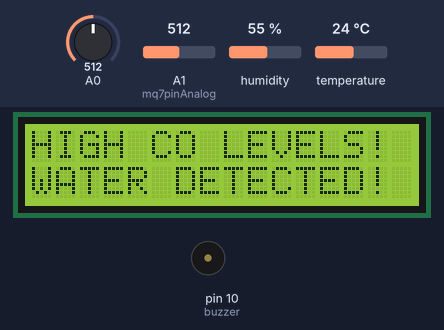
A sketch run on a simulated Arduino Uno, built with avr-gcc and run on an emulated ATmega328P. On the bench: 16×2 character LCD, buzzer (waves = sounding). The inputs (shaded band) are chosen by the test bench; at power-on: A1 (mq7pinAnalog) = 512, A0 = 512, humidity 55 %, temperature 24 °C. What the sketch prints to the serial monitor is not drawn.

Above: at 1.2 s.
1.3 s: A1 (mq7pinAnalog) set to 418
9.8 s: A1 (mq7pinAnalog) set to 391
At 13.2 s:
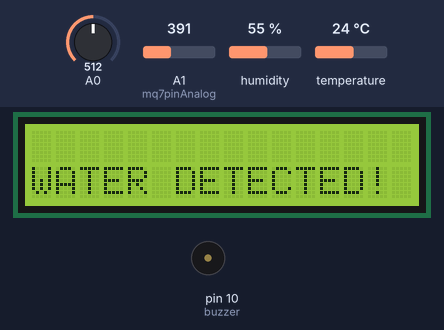
16.0 s: A0 set to 688
18.7 s: A0 set to 712
At 19.7 s:
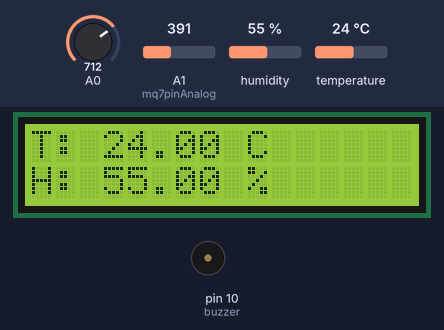
21.1 s: A1 (mq7pinAnalog) set to 710
At 22.3 s:
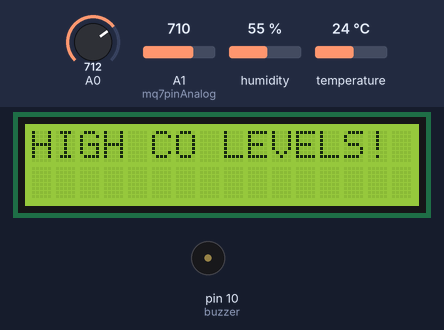
25.0 s: A1 (mq7pinAnalog) set to 306
At 25.7 s:
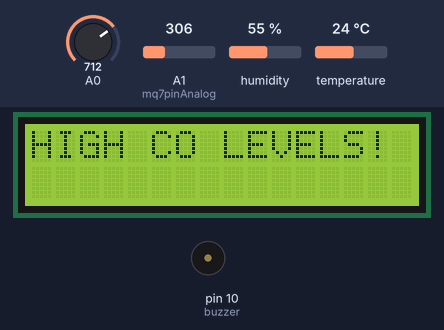
Timing chart, 0 to 28.0 s (numbered marks = the images above; inputs shaded):
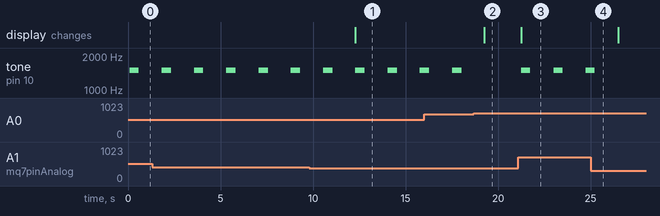

The sketch:

arduino_src.ino
```cpp
#include "DHT.h"
#include <LiquidCrystal.h>
#include <SoftwareSerial.h>
#include <ArduinoJson.h>

#define dhtPin 12
#define dhtType DHT11

DHT dht(dhtPin, dhtType);
LiquidCrystal lcd(2,3,4,5,6,7);
SoftwareSerial nodemcu(8, 9);

float humidityVal;
float tempValC;
int buzzer = 10;

int mq7pinAnalog = A1;
int mq7valueAnalog = 0;
int mq7pinDigital = 8;
int mq7valueDigital = 0;

int repetitions = 0;
int waterAlertStatus = 0;
int coAlertStatus = 0;

void setup() {
  Serial.begin(9600);
  nodemcu.begin(9600);
  dht.begin();
  lcd.begin(16,2);
}

void loop() {

  StaticJsonBuffer<256> jsonBuffer;
  JsonObject& data = jsonBuffer.createObject();

  humidityVal = dht.readHumidity();
  tempValC = dht.readTemperature();

  mq7valueAnalog = analogRead(A1) ;
  mq7valueDigital = digitalRead(mq7pinDigital);

  int rainDetectorVal = analogRead(A0);

  if(isnan(humidityVal) || isnan(tempValC)) {
    Serial.println("Reading DHT sensor failed!");
    return;
  }

  if(mq7valueAnalog >= 400 || rainDetectorVal <= 700 || tempValC <= 15 || tempValC >= 30) {
    if(mq7valueAnalog >= 400 && rainDetectorVal <= 700) {
      if(waterAlertStatus == 0 && coAlertStatus == 0) lcd.clear();
      lcd.setCursor(0,0);
      lcd.print("HIGH CO LEVELS!");
      lcd.setCursor(0,1);
      lcd.print("WATER DETECTED!");
      coAlertStatus = 1;
      waterAlertStatus = 1;
    }else if(mq7valueAnalog >= 400) {
      if(waterAlertStatus == 0 || coAlertStatus == 0) lcd.clear();
      lcd.setCursor(0,0);
      lcd.print("HIGH CO LEVELS!");
      coAlertStatus = 1;
      waterAlertStatus = 0;
    } else if(rainDetectorVal <= 700) {
     if(waterAlertStatus == 0 || coAlertStatus == 0) lcd.clear();
      lcd.setCursor(0,1);
      lcd.print("WATER DETECTED!");
      waterAlertStatus = 1;
      coAlertStatus = 0;
    }
    tone(buzzer, 1500);
    delay(500);
    noTone(buzzer);
    delay(500);
  } else {
    if(coAlertStatus == 1 || waterAlertStatus == 1) lcd.clear();
    printToLcd(tempValC, humidityVal, rainDetectorVal);
    waterAlertStatus = 0;
    coAlertStatus = 0;
  }

  printToSerial(tempValC, humidityVal, rainDetectorVal, mq7valueAnalog, mq7valueDigital);

  data["humidity"] = humidityVal;
  data["temperature"] = tempValC;
  data["rain"] = rainDetectorVal;
  data["coAnalog"] = mq7valueAnalog;
  data["coDigital"] = mq7valueDigital;
  if(repetitions == 100 || coAlertStatus == 1 || waterAlertStatus == 1) {
    data.printTo(nodemcu);
    jsonBuffer.clear();
    repetitions = 0;
  }

  delay(600);
  repetitions += 1;
}

void printToLcd(double tempValC, double humidityVal, double rainDetectorVal) {
  lcd.setCursor(0,0);
  lcd.print("T: ");
  lcd.print(tempValC);
  lcd.print(" C ");
  lcd.setCursor(0,1);
  lcd.print("H: ");
  lcd.print(humidityVal);
  lcd.print(" %");

}

void printToSerial(double tempValC, double humidityVal, double rainDetectorVal, double mq7valueAnalog, double mq7valueDigital) {
  Serial.print("Humidity: ");
  Serial.print(humidityVal);
  Serial.print(" %\t");

  Serial.print("Temperature: ");
  Serial.print(tempValC);
  Serial.print(" C\t");

  Serial.print("Rain detection: ");
  Serial.print(rainDetectorVal);

  Serial.print("\tCO sensor value: ");
  Serial.print(mq7valueAnalog);

  Serial.print("\tCO sensor DIGITAL: ");
  Serial.print(mq7valueDigital);

  Serial.println("");

}
```

Measured:
- the behaviour switches between 400 and 399 on A1 (mq7pinAnalog) (found by bisection; images 0 and 1)
- the behaviour switches between 700 and 701 on A0 (found by bisection; images 1 and 2)
- after the input at 9.8 s, the display: changes after 2.5 s (image 1)
- after the input at 18.7 s, tone on pin 10 (buzzer): stays silent (without the input it goes to 1500 Hz after 0.56 s); the display: changes after 0.56 s (image 2)
- after the input at 21.1 s, tone on pin 10 (buzzer): alternates 1500 Hz for 0.50 s and silent for 1.2 s, starting after 0.15 s; the display: changes after 0.15 s (image 3)
- after the input at 25.0 s, tone on pin 10 (buzzer): goes on until 25.2 s, then stays silent
- by itself, tone on pin 10 (buzzer): alternates 1500 Hz for 0.50 s and silent for 1.2 s
